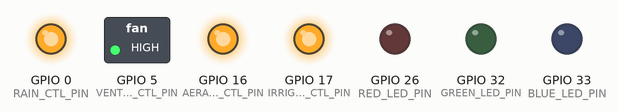
The program below on a simulated ESP32. Shown: switched loads named in the program (green lamp = pin HIGH), output pins drawn as LEDs (lit = HIGH). What the program prints to the serial monitor is not drawn.

Above: at 0.5 s.
At 1.5 s:
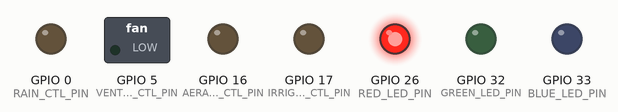
At 3.5 s:
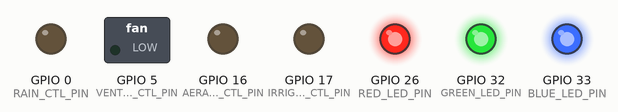
At 4.5 s:
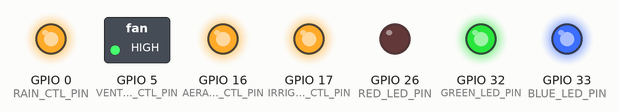
At 7.5 s:
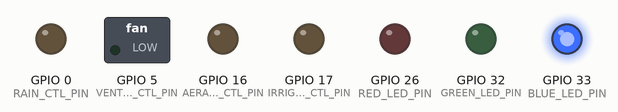
At 14.5 s:
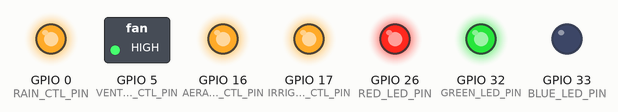
Timing chart, 0 to 15.6 s (numbered marks = the images above):
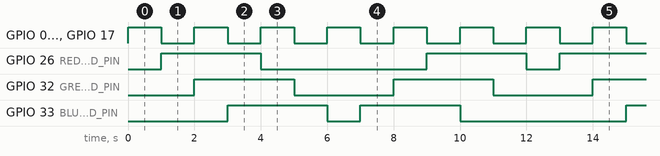

Measured:
- by itself, GPIO 26 (RED_LED_PIN): repeats every 12.0 s: LOW 5.0 s, HIGH 3.0 s, LOW 1.0 s, HIGH 3.0 s
- by itself, GPIO 32 (GREEN_LED_PIN): alternates HIGH for 3.0 s and LOW for 3.0 s
- by itself, GPIO 33 (BLUE_LED_PIN): repeats every 12.0 s: LOW 1.0 s, HIGH 3.0 s, LOW 5.0 s, HIGH 3.0 s
- by itself, GPIO 0 (RAIN_CTL_PIN), GPIO 5 (VENTILATION_CTL_PIN), GPIO 16 (AERATION_CTL_PIN), GPIO 17 (IRRIGATION_CTL_PIN): alternates HIGH for 1.0 s and LOW for 1.0 s

The program:

main.cpp
```cpp
#include <Arduino.h>

#define BLUE_LED_PIN 33
#define GREEN_LED_PIN 32
#define RED_LED_PIN 26

#define UV_LIGHT_PIN 8
#define IR_LIGHT_PIN 2
#define WHITE_LIGHT_PIN 4

#define RAIN_CTL_PIN 0
#define AERATION_CTL_PIN 16
#define IRRIGATION_CTL_PIN 17
#define VENTILATION_CTL_PIN 5

#define AIR_HEAT_CTL 18
#define WATER_HEAT_CTL 19

int state = 0;

void setup()
{
  pinMode(RED_LED_PIN, OUTPUT);
  pinMode(GREEN_LED_PIN, OUTPUT);
  pinMode(BLUE_LED_PIN, OUTPUT);
  pinMode(RAIN_CTL_PIN, OUTPUT);
  pinMode(AERATION_CTL_PIN, OUTPUT);
  pinMode(IRRIGATION_CTL_PIN, OUTPUT);
  pinMode(VENTILATION_CTL_PIN, OUTPUT);

  Serial.begin(115200);
}

bool digitalsOn = false;

void loop()
{
  switch (state)
  {
    case 0:
      digitalWrite(RED_LED_PIN, LOW);   // turn the LED off by making the voltage LOW
      digitalWrite(GREEN_LED_PIN, LOW);  // turn the LED on (HIGH is the voltage level)
      digitalWrite(BLUE_LED_PIN, LOW);  // turn the LED on (HIGH is the voltage level)
      state++;
      break;
    case 1:
      digitalWrite(RED_LED_PIN, HIGH);   // turn the LED off by making the voltage LOW
      digitalWrite(GREEN_LED_PIN, LOW);  // turn the LED on (HIGH is the voltage level)
      digitalWrite(BLUE_LED_PIN, LOW);  // turn the LED on (HIGH is the voltage level)
      state++;
      break;
    case 2:
      digitalWrite(RED_LED_PIN, HIGH);   // turn the LED off by making the voltage LOW
      digitalWrite(GREEN_LED_PIN, HIGH);  // turn the LED on (HIGH is the voltage level)
      digitalWrite(BLUE_LED_PIN, LOW);  // turn the LED on (HIGH is the voltage level)
      state++;
      break;
    case 3:
      digitalWrite(RED_LED_PIN, HIGH);   // turn the LED off by making the voltage LOW
      digitalWrite(GREEN_LED_PIN, HIGH);  // turn the LED on (HIGH is the voltage level)
      digitalWrite(BLUE_LED_PIN, HIGH);  // turn the LED on (HIGH is the voltage level)
      state++;
      break;
    case 4:
      digitalWrite(RED_LED_PIN, LOW);   // turn the LED off by making the voltage LOW
      digitalWrite(GREEN_LED_PIN, HIGH);  // turn the LED on (HIGH is the voltage level)
      digitalWrite(BLUE_LED_PIN, HIGH);  // turn the LED on (HIGH is the voltage level)
      state++;
      break;
    case 5:
      digitalWrite(RED_LED_PIN, LOW);   // turn the LED off by making the voltage LOW
      digitalWrite(GREEN_LED_PIN, LOW);  // turn the LED on (HIGH is the voltage level)
      digitalWrite(BLUE_LED_PIN, HIGH);  // turn the LED on (HIGH is the voltage level)
      state++;
      break;
    case 6:
      digitalWrite(RED_LED_PIN, LOW);   // turn the LED off by making the voltage LOW
      digitalWrite(GREEN_LED_PIN, LOW);  // turn the LED on (HIGH is the voltage level)
      digitalWrite(BLUE_LED_PIN, LOW);  // turn the LED on (HIGH is the voltage level)
      state++;
      break;
    case 7:
      digitalWrite(RED_LED_PIN, LOW);   // turn the LED off by making the voltage LOW
      digitalWrite(GREEN_LED_PIN, LOW);  // turn the LED on (HIGH is the voltage level)
      digitalWrite(BLUE_LED_PIN, HIGH);  // turn the LED on (HIGH is the voltage level)
      state++;
      break;
    case 8:
      digitalWrite(RED_LED_PIN, LOW);   // turn the LED off by making the voltage LOW
      digitalWrite(GREEN_LED_PIN, HIGH);  // turn the LED on (HIGH is the voltage level)
      digitalWrite(BLUE_LED_PIN, HIGH);  // turn the LED on (HIGH is the voltage level)
      state++;
      break;
    case 9:
      digitalWrite(RED_LED_PIN, HIGH);   // turn the LED off by making the voltage LOW
      digitalWrite(GREEN_LED_PIN, HIGH);  // turn the LED on (HIGH is the voltage level)
      digitalWrite(BLUE_LED_PIN, HIGH);  // turn the LED on (HIGH is the voltage level)
      state++;
      break;
    case 10:
      digitalWrite(RED_LED_PIN, HIGH);   // turn the LED off by making the voltage LOW
      digitalWrite(GREEN_LED_PIN, HIGH);  // turn the LED on (HIGH is the voltage level)
      digitalWrite(BLUE_LED_PIN, LOW);  // turn the LED on (HIGH is the voltage level)
      state++;
      break;
    case 11:
      digitalWrite(RED_LED_PIN, HIGH);   // turn the LED off by making the voltage LOW
      digitalWrite(GREEN_LED_PIN, LOW);  // turn the LED on (HIGH is the voltage level)
      digitalWrite(BLUE_LED_PIN, LOW);  // turn the LED on (HIGH is the voltage level)
      state=0;
      break;
  }

  if(digitalsOn)
  {
      digitalWrite(RAIN_CTL_PIN, LOW);
      digitalWrite(AERATION_CTL_PIN, LOW);
      digitalWrite(IRRIGATION_CTL_PIN, LOW);
      digitalWrite(VENTILATION_CTL_PIN, LOW);
      digitalsOn = false;
  }
  else
  {
      digitalWrite(RAIN_CTL_PIN, HIGH);
      digitalWrite(AERATION_CTL_PIN, HIGH);
      digitalWrite(IRRIGATION_CTL_PIN, HIGH);
      digitalWrite(VENTILATION_CTL_PIN, HIGH);
      digitalsOn = true;
  }
  Serial.print("off");
  delay(1000);
}
```
